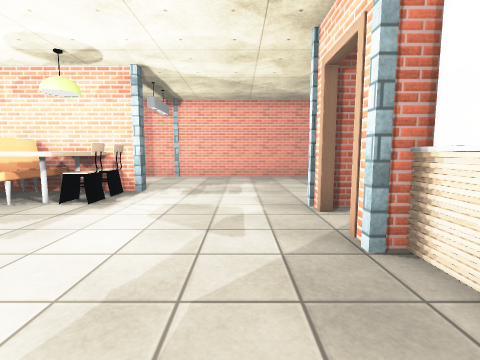
View 1 (above)

21 first-person views from a walk through a 3-D level made in the Unity game engine. The camera is 1.2 m above the floor, tilts 6° down and sees 85° across. Doors are open. The floor is counted in squares, 1 m on a side. Each view is taken from the middle of a square. On the plan, view 1 faces up. The plan holds only what a view shows up to about 12 squares ahead; the rest is blank. The place goes on beyond the plan. Some animated figures are left out. Some surface patterns are stand-ins.

View 2
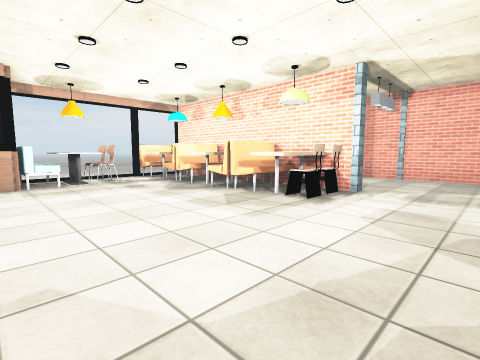

View 3
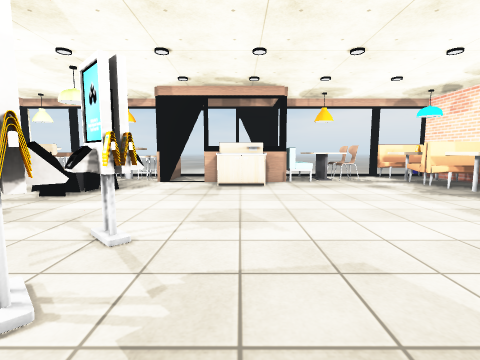

View 4
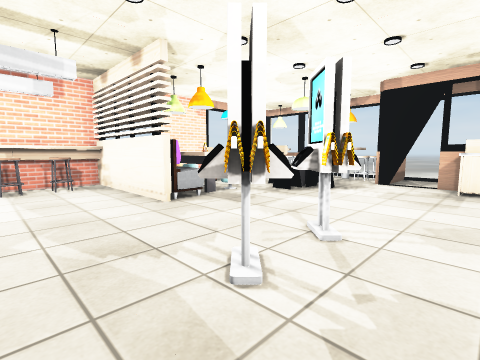

View 5
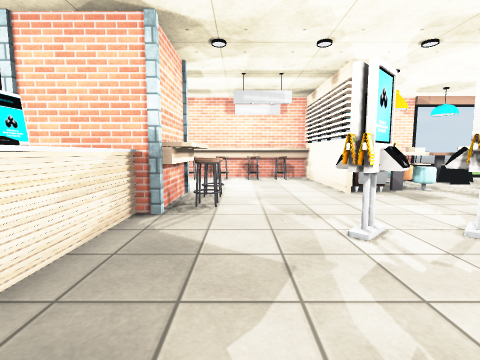

View 6
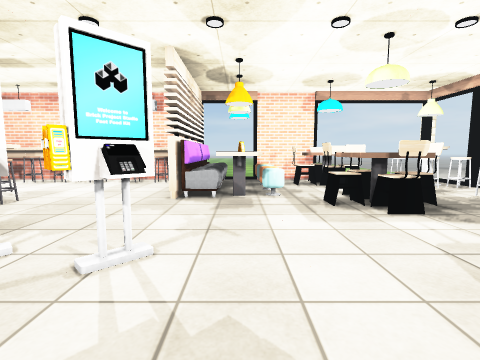

View 7
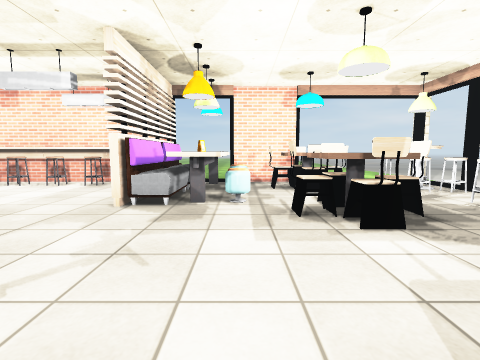

View 8
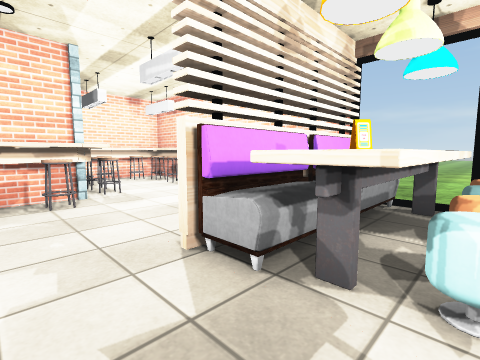

View 9
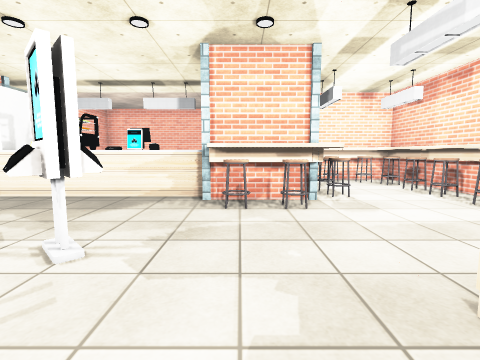

View 10
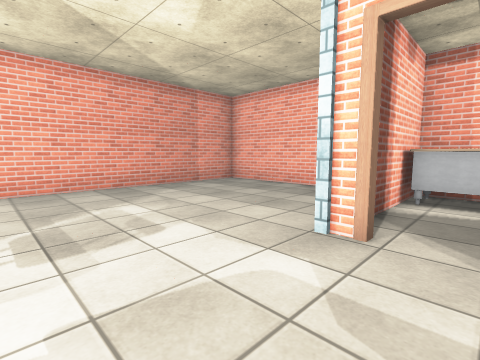

View 11
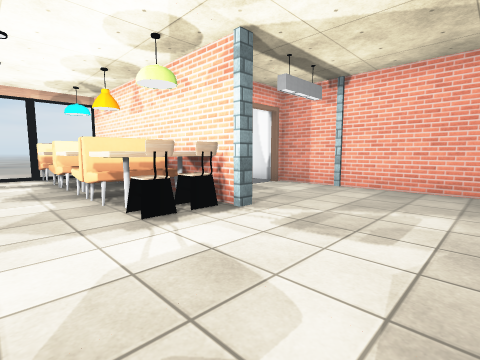

View 12
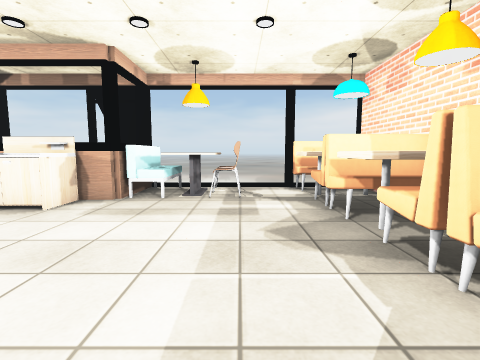

View 13
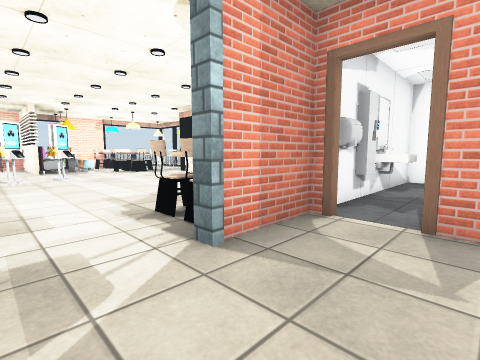

View 14
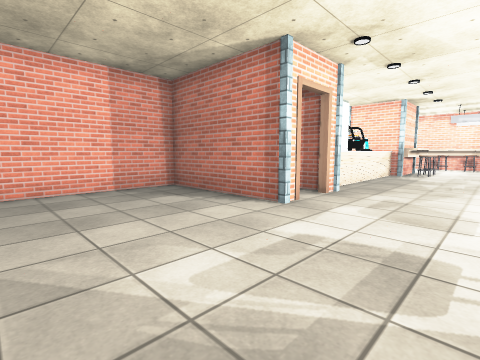

View 15
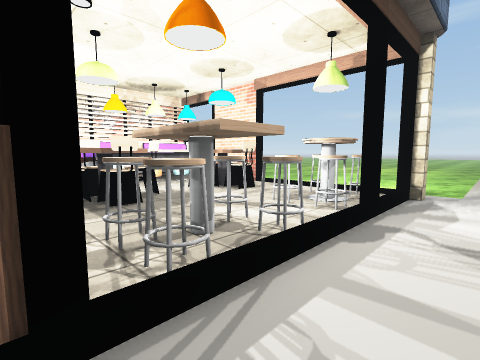

View 16
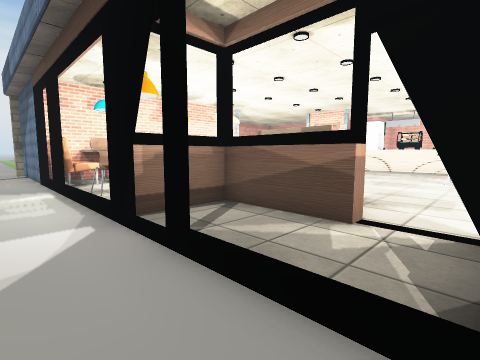

View 17
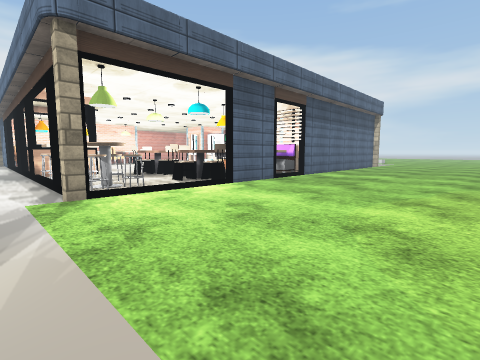

View 18
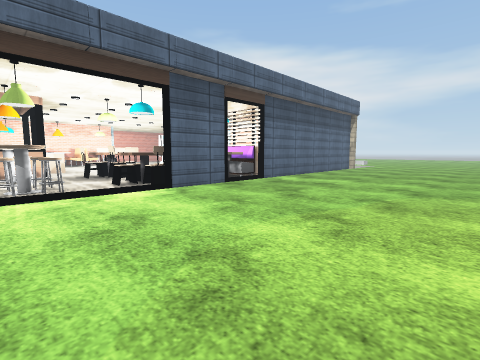

View 19
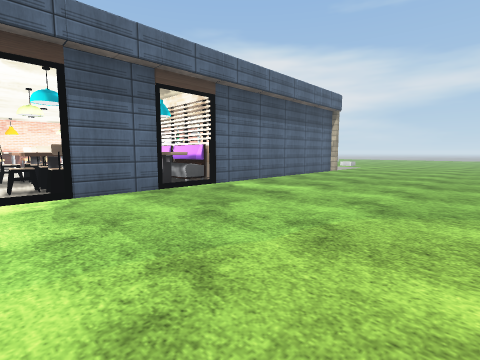

View 20
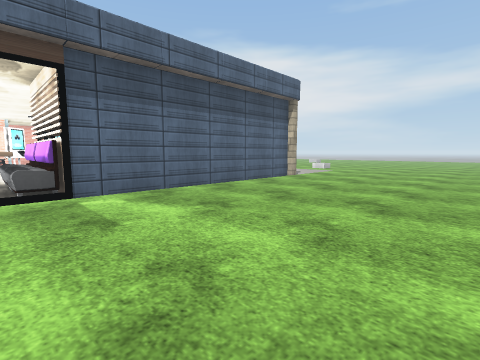

View 21
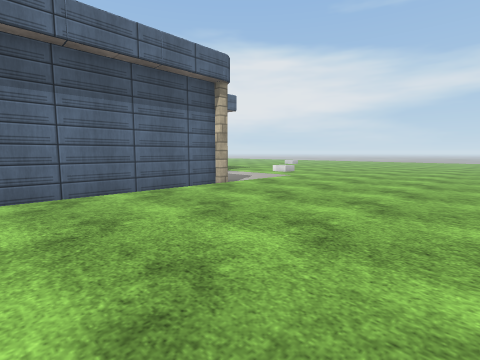

### Floor plan
Points are (right, up) in squares from view 1. A wall is a line through its corners. A room is listed if a view was taken in it or the views show most of it. See-through windows are left out.
Room 1 (views 1, 2, 3, 4, 5, 6, 7, 8, 9, 10, 11, 12, 13, 14, 15, 16, 17, 18, 19, 20, 21)
walls: (-3.2, -6.6) (-3.2, -11.6) (6.6, -11.6) (6.6, -8.2); (1.6, -6.5) (1.6, -4.5); (2.4, -4.1) (3.5, -4.1); (-5.5, -11.9) (-8.4, -11.9); (-8.5, -11.6) (-5.5, -11.6); (-10.6, -3) (-10.6, -4.5); (-10.6, -1.8) (-10.6, -2.4); (-11, -2.4) (-11, 0.9); (-11.8, -4.4) (-13.3, -4.4) (-13.3, -4); (1.6, 3.4) (1.6, 3.9); (6.5, -11.9) (-3.4, -11.9) (-3.4, -6.8); (-10.6, 0.5) (-13.1, 0.5); (1.6, 5.1) (1.6, 5.6); (2.4, 5.8) (6.8, 5.8); (-13.5, -11.6) (-13, -11.6); (-13.4, 0.4) (-13.4, -0.3); (-13.1, 1) (-13.1, 0.4); (-13.4, 0.9) (-10.6, 0.9) (-10.6, -0.1); (6.6, 4.3) (6.6, 12.4); (-3.4, 8.2) (-7.5, 8.2); (6.8, 5.6) (3.3, 5.6); (-5.7, 8.9) (-5.7, 8.4) (-3.4, 8.4); (-13.1, 6) (-13.1, 5.6) (-13.5, 5.6); (-10.4, 8.2) (-13.3, 8.2); (-5.7, 10.9) (-5.7, 10.1); (-3.5, 13.2) (-5.7, 13.2); (6, 13.2) (-2.5, 13.2)
low walls: (-13.3, -4) (-11.6, -4)
ways out: opening at (-14.5, 8.5); open door at (-13, -0.5); open door at (-11, -3.5); open door at (-6, 9.5); open door at (-6, 12); open door at (2, 4.5)
objects: other object (-14, -12); other object (-13, -11) to (-12, -11); other object (-13, -10) to (-12, -10); other object (-13, -9) to (-12, -9); other object (-13, -7); other object (-13, -6) to (-13, -5); other object (-13, 1) to (-11, 2); other object (-13, 3); other object (-13, 3) to (-12, 4); other object (-13, 6) to (-12, 7); other object (-12, -7); other object (-12, -6) to (-12, -5); other object (-11, -11); other object (-11, -9); other object (-11, -6); other object (-11, 3) to (-11, 4); other object (-11, 6) to (-11, 7); other object (-10, -2) to (-9, 0); other object (-10, 6) to (-10, 7); other object (-10, 8); other object (-9, -10); other object (-9, -10) to (-8, -9); other object (-9, -7) to (-8, -6); other object (-9, -6); other object (-9, 6) to (-9, 7); other object (-9, 8); other object (-8, -11); other object (-8, -9); other object (-8, -7); other object (-8, -5); other object (-8, 6) to (-8, 8); other object (-7, -10); other object (-7, -6); other object (-7, 6) to (-6, 7); other object (-6, -11); other object (-6, -10) to (-6, -9); other object (-6, -8); other object (-6, -7); other object (-5, -11) to (-5, -7); other object (-5, 6) to (-5, 7); other object (-5, 8); other object (-4, -11) to (-4, -9); other object (-4, -8) to (-4, -7); other object (-4, -3) to (-3, -2); other object (-4, 6); other object (-4, 7); other object (-3, 8); other object (-2, -11); other object (-2, -3) to (-2, -2); other object (-1, -11); other object (0, -11); other object (1, -11); other object (1, -7); other object (1, -6); other object (1, -5); other object (1, -4); other object (2, -11); other object (2, -8); other object (2, -7); other object (2, -4); other object (2, -3) to (3, -3); other object (2, -2) to (2, -1); other object (2, -1) to (3, 0); other object (2, 1) to (3, 2); other object (2, 3); other object (2, 6); other object (3, -11) to (4, -11); other object (3, -8) to (4, -8); other object (3, -7); other object (3, -2); other object (4, 3); other object (5, -11); other object (5, -8); other object (5, -8) to (6, -7); other object (5, 4) to (6, 5); other object (6, -11); other object (6, -10); other object (6, -9); other object (7, -12)

Where each view was taken, in squares from view 1:
view 1: 0 up, 0 right, facing up
view 2: 0 up, 0 right, facing up-left
view 3: 1 down, 0 right, facing left
view 4: 1 down, 0 right, facing down-left
view 5: 1 up, 0 right, facing down
view 6: 0 up, 5 left, facing down
view 7: 1 down, 6 left, facing down
view 8: 5 down, 6 left, facing down-right
view 9: 5 down, 5 left, facing right
view 10: 4 up, 2 left, facing up-right
view 11: 4 up, 1 right, facing up-left
view 12: 4 up, 4 left, facing left
view 13: 11 up, 1 left, facing down-left
view 14: 11 up, 2 left, facing down-right
view 15: 4 down, 15 left, facing down-right
view 16: 4 down, 15 left, facing up-right
view 17: 19 down, 15 left, facing up-right
view 18: 20 down, 13 left, facing up-right
view 19: 20 down, 10 left, facing up-right
view 20: 20 down, 5 left, facing up-right
view 21: 20 down, 0 right, facing up-right
